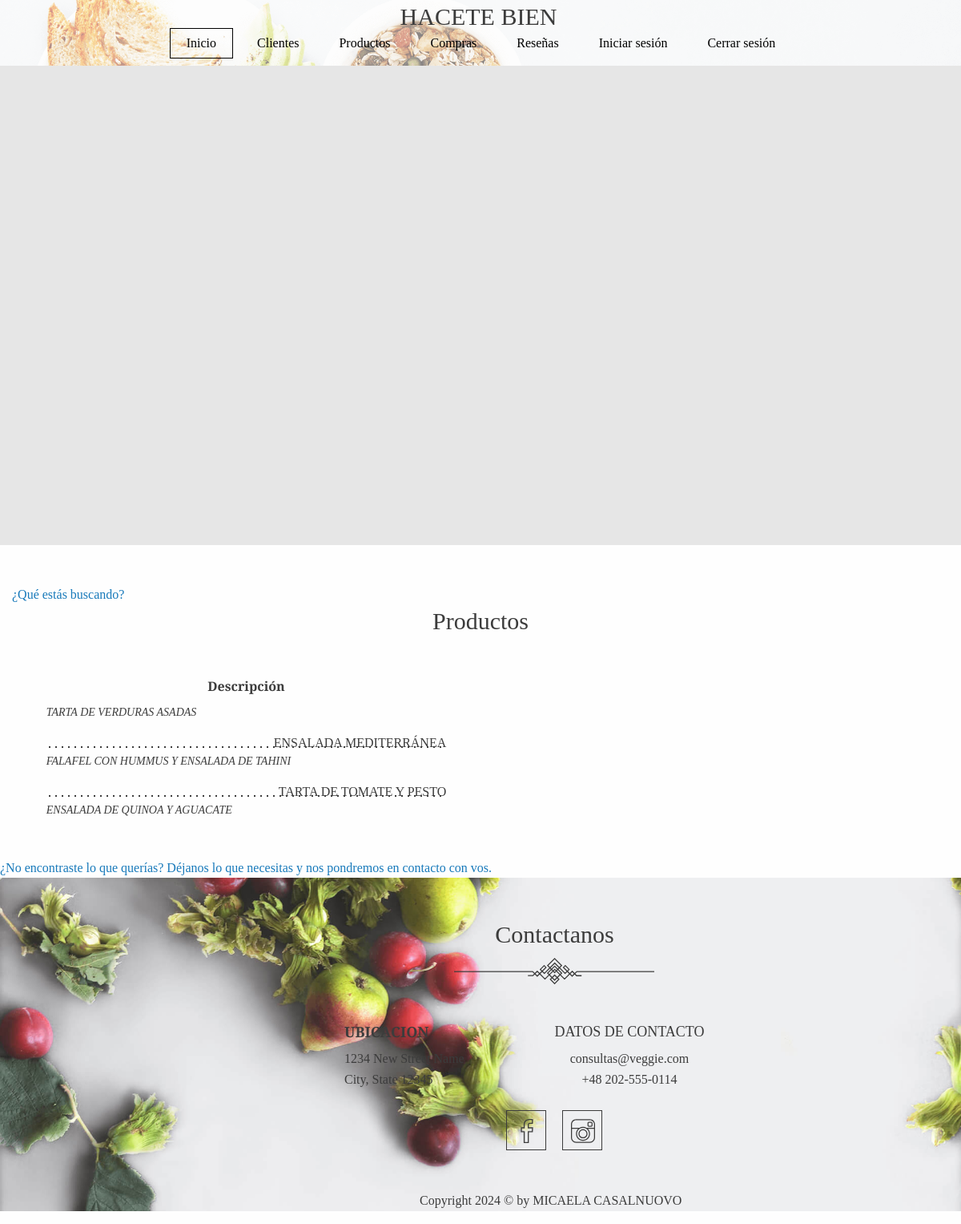
Screenshot of /App/productos/ with the database file from the repository.
### App/models.py (models this page shows, shortened)
class ModeloProducto(models.Model):
    sku = models.CharField(max_length=50, unique=True)
    descripcion = models.TextField()
    stock = models.PositiveIntegerField()
    precio = models.DecimalField(max_digits=10, decimal_places=2)

### App/views.py (the view)
# urls.py: path('productos/', views.productos, name='productos'),
def productos(request):
    productos = ModeloProducto.objects.all()
    return render(request, 'App/productos.html', {'productos': productos})

### App/templates/App/productos.html (shortened to what this page needs)
{% extends "App/base.html" %}
{% load static %}
{% block main %}
<section id="productos" class="menu-cart scroll-reveal">
    <div class="container">
        <div class="busqueda-btn-container">
            <a href="{% url 'buscar_producto' %}" class="btn btn-primary">
                ¿Qué estás buscando?
            </a>
        </div>
        <h1 class="header-txt">Productos</h1>
        <div class="tabs-content" data-tabs-content="example-tabs">
            <div class="tabs-panel is-active" id="panel1">
                <div class="menu-content">
                    <div class="menu-section">
                        <table>
                            <tr>
                                <th>Descripción</th>
                            </tr>
                            {% for producto in productos %}
                            <tr>
                                <td>{{ producto.descripcion }}</td>
                            </tr>
                            {% empty %}
                            <tr>
                                <td colspan="5">No hay productos disponibles.</td>
                            </tr>
                            {% endfor %}
                        </table>
                    </div>
                </div>
            </div>
        </div>
    </div>
</section>
<a href="{% url 'formulario_prodsinstock' %}" class="btn btn-secondary">
    ¿No encontraste lo que querías? Déjanos lo que necesitas y nos pondremos en contacto con vos.
</a>
{% endblock %}

### rows the page displays
ModeloProducto: descripcion "TARTA DE VERDURAS ASADAS"
ModeloProducto: descripcion "ENSALADA MEDITERRÁNEA"
ModeloProducto: descripcion "FALAFEL CON HUMMUS Y ENSALADA DE TAHINI"
ModeloProducto: descripcion "TARTA DE TOMATE Y PESTO"
ModeloProducto: descripcion "ENSALADA DE QUINOA Y AGUACATE"
